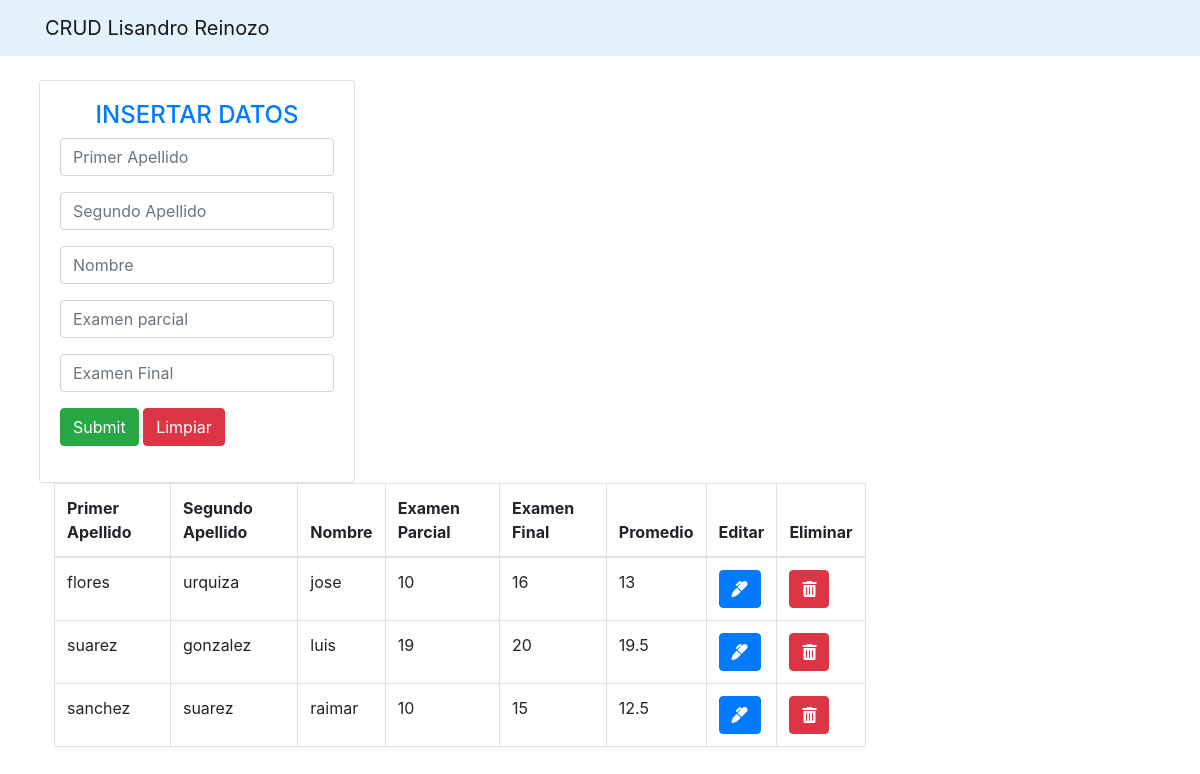
The page / on the database its author committed.
### tables this page shows
CREATE TABLE `alumno` (
  `id_alumno` int(10) NOT NULL,
  `primer_apellido` varchar(50) NOT NULL,
  `segundo_apellido` varchar(50) NOT NULL,
  `nombres` varchar(50) NOT NULL,
  `examen_parcial` int(10) NOT NULL,
  `examen_final` int(10) NOT NULL
);

### index.php (the view, shortened to what this page needs)
<?php
include 'model/conexion.php';
$sentencia = $bd->query("SELECT * FROM alumno;");
$alumno = $sentencia->fetchAll(PDO::FETCH_OBJ);
?>
<!DOCTYPE html>
<html lang="en">
<head>
    <link rel="stylesheet" href="https://maxcdn.bootstrapcdn.com/bootstrap/4.0.0/css/bootstrap.min.css">
    <link rel="stylesheet" href="https://pro.fontawesome.com/releases/v5.10.0/css/all.css"/>
</head>
<body>
 <nav class="navbar navbar-light" style="background-color: #e3f2fd;">
     <div class="container">
         <a href="index.php" class="navbar-brand">CRUD Lisandro Reinozo</a>
     </div>
 </nav>
 <div class="container p-4">
     <div class="row">
         <div class="col-md3">
             <div class="card card-body">
                 <h4 class="text-primary text-center">INSERTAR DATOS</h4>
                 <form action="insertar.php" method="POST">
                     <div class="form-group">
                         <input type="text" name="pr_ap" class="form-control" placeholder="Primer Apellido" autofocus>
                     </div>
                     <div class="form-group">
                         <input type="text" name="sg_ap" class="form-control" placeholder="Segundo Apellido" >
                     </div>
                     <div class="form-group">
                         <input type="text" name="nombre" class="form-control" placeholder="Nombre" >
                     </div>
                     <div class="form-group">
                         <input type="number" name="ex_parcial" class="form-control" placeholder="Examen parcial" >
                     </div>
                     <div class="form-group">
                         <input type="number" name="ex_final" class="form-control" placeholder="Examen Final" >
                     </div>
                     <div class="form-group">
                         <input type="submit" name="enviar_datos" class="btn btn-success">
                         <input type="reset"  name="limpiar" class="btn btn-danger" value="Limpiar">
                     </div>
                 </form>
             </div>
         </div>
         <div class="col-md-9">
             <table class="table table-bordered">
                 <thead>
                     <th>Primer Apellido</th>
                     <th>Segundo Apellido</th>
                     <th>Nombre</th>
                     <th>Examen Parcial</th>
                     <th>Examen Final</th>
                     <th>Promedio</th>
                     <th>Editar</th>
                     <th>Eliminar</th>
                     </thead>
                     <tbody>
                         <?php
                         foreach($alumno as $Dato){
                         ?>
                          <tr>
                              <td><?php echo $Dato->primer_apellido?></td>
                              <td><?php echo $Dato->segundo_apellido?></td>
                              <td><?php echo $Dato->nombres?></td>
                              <td><?php echo $Dato->examen_parcial?></td>
                              <td><?php echo $Dato->examen_final?></td>
                              <td><?php echo ($Dato->examen_parcial+$Dato->examen_final)/2?></td>
                              <td><a href="editar.php?id=<?php echo  $Dato->id_alumno?>" class="btn btn-primary">
                            <i class="fas fa-marker"></i>
                        </a></td>
                              <td><a href="eliminar.php?id=<?php echo  $Dato->id_alumno?>" class="btn btn-danger">
                            <i class="fas fa-trash-alt"></i>
                        </a></td>
                         </tr>
                          <?php
                         }
                         ?>
                     </tbody>
             </table>
         </div>
     </div>
 </div>
</body>
</html>

### rows shown on the page
alumno: primer_apellido "flores", segundo_apellido "urquiza", nombres "jose", examen_parcial "10", examen_final "16", ($Dato->examen_parcial+$Dato->examen_final)/2 "13"
alumno: primer_apellido "suarez", segundo_apellido "gonzalez", nombres "luis", examen_parcial "19", examen_final "20", ($Dato->examen_parcial+$Dato->examen_final)/2 "19.5"
alumno: primer_apellido "sanchez", segundo_apellido "suarez", nombres "raimar", examen_parcial "10", examen_final "15", ($Dato->examen_parcial+$Dato->examen_final)/2 "12.5"
